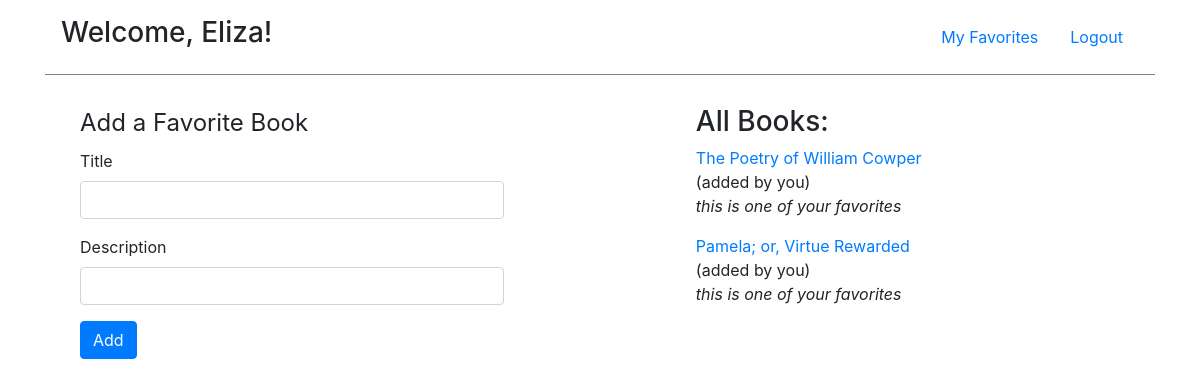
/books/ (signed in), run on an earlier commit of the app's database.
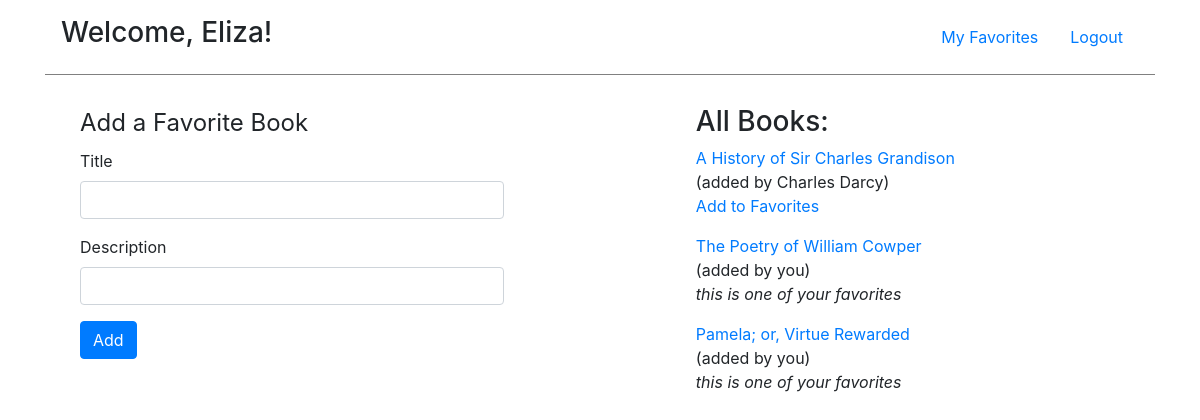
And on a later commit of the database.
### login_app/models.py (models this page shows, shortened)
class User(models.Model):
    first_name = models.CharField(max_length=45)
    last_name = models.CharField(max_length=45)
    birth_date = models.DateTimeField(default=datetime.date.today)
    email = models.EmailField(max_length=45)
    password = models.CharField(max_length=255)
    created_at = models.DateTimeField(auto_now_add = True)
    updated_at = models.DateTimeField(auto_now = True)
    objects = UserManager()
    def full_name(self):
        return f'{self.first_name} {self.last_name}'

### book_faves/models.py (models this page shows, shortened)
class Book(models.Model):
    title = models.CharField(max_length=255)
    description =  models.TextField()
    uploaded_by = models.ForeignKey(User,related_name="books_uploaded", on_delete=models.CASCADE)
    users_who_like = models.ManyToManyField(User, related_name="liked_books")
    created_at = models.DateTimeField(auto_now_add = True)
    updated_at = models.DateTimeField(auto_now = True)
    objects = BookManager()

### book_faves/views.py (the view)
# urls.py: path('',views.show_books),
def show_books(request):
    if (not 'user_id' in request.session.keys()) or (request.session['user_id'] == ''):
        return redirect('/')
    context = {
        'user': User.objects.get(id=request.session['user_id']),
        'books': Book.objects.all().order_by('-created_at'),
    }
    return render(request,'books/books.html', context)

### book_faves/templates/books/books.html (shortened to what this page needs)
<!DOCTYPE html>
<html lang="en">
<head>
    <link rel="stylesheet" href="https://stackpath.bootstrapcdn.com/bootstrap/4.5.0/css/bootstrap.min.css">
    {% load static %}
    <link rel="stylesheet" href="{% static 'books/style.css' %}">
</head>
<body>
    <div class="container">
        <nav class="navbar">
            <h3 class="nav-item navbar-text">Welcome, {{ user.first_name}}!</h3>
            <div class="nav navbar-right">
                <a href="/books/my_faves" class="nav-item nav-link">My Favorites</a>
                <a href="/logout" class="nav-item nav-link">Logout</a>
            </div>
        </nav>
        <div class="dashboard">
            <form class="col-5" action="/books/new" method="post">
                <fieldset>
                    <legend>Add a Favorite Book</legend>
                </fieldset>
                <div class="form-group">
                    <label for="title">Title</label>
                    <input type="text" class="form-control" name="title" id="title">
                </div>
                <div class="form-group">
                    <label for="description">Description</label>
                    <input type="text" class="form-control" name="description" id="description">
                </div>
                <button type="submit" class="btn btn-primary mb-2">Add</button>
            </form>
            <div class="col-5 book-list">
                <h3>All Books:</h3>
                {% for book in books %}
                <div class="book">
                    <p class="my-0 py-0">
                        <a href="/books/{{ book.id }}">{{ book.title }}</a>
                    </p>
                    <p class="my-0 py-0">
                        (added by {% if book.uploaded_by.id == user.id %}you{% else %}{{ book.uploaded_by.full_name }}{% endif %})
                    </p>
                    <p class="mt-0 pt-0">
                        {% if book in user.liked_books.all %}
                        <span class="favorite-book">this is one of your favorites</span>
                        {% else %}
                        <a href="/books/{{ book.id }}/favorite">Add to Favorites</a>
                        {% endif %}
                    </p>
                </div>
                {% endfor %}
            </div>
        </div>
    </div>
</body>
</html>

### book_faves/static/books/style.css (style rules this page uses)
nav { border-bottom: 1px solid gray; margin-bottom: 10px; }
.dashboard { display:flex; justify-content: space-between; padding: 10px; }
.book-list { flex: 3; margin: 10px 10px 10px 20px; }
.dashboard form { flex: 2; margin: 10px; }
.favorite-book { font-style: italic; }

What changed in the data, as far as the page shows it:
added Book: title "A History of Sir Charles Grandison", uploaded_by.full_name "Charles Darcy"
